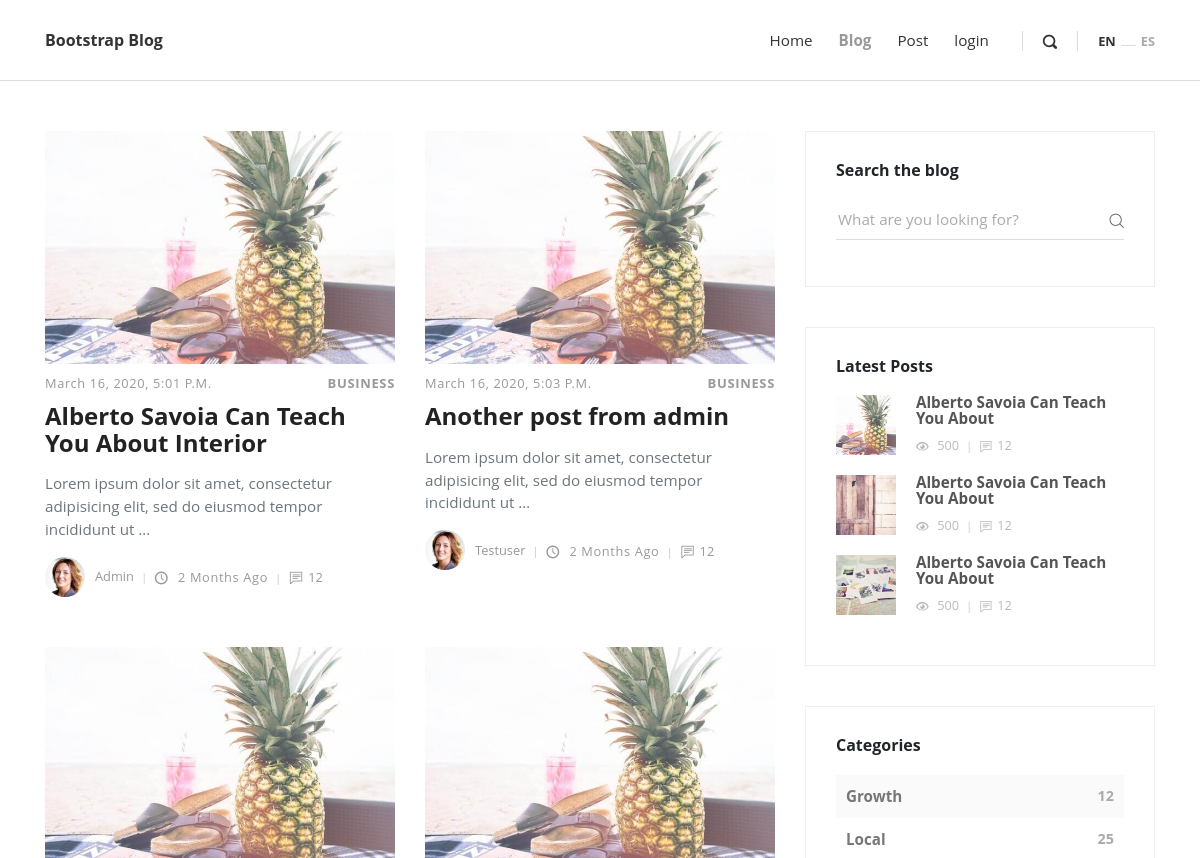
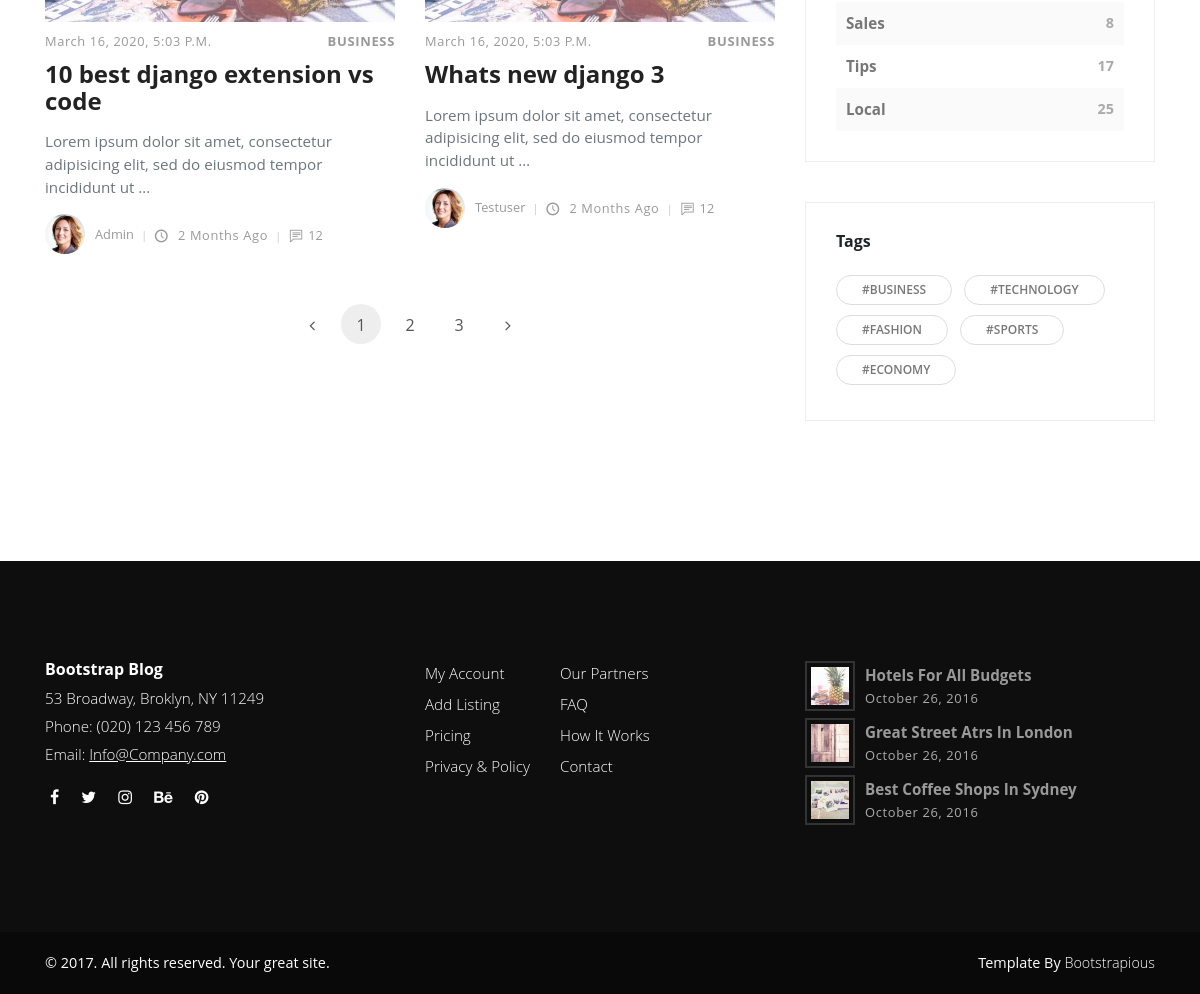
The page / on the database its author committed (2 pictures, top to bottom).
### blog/models.py (models this page shows, shortened)
class Post (models.Model):
    title = models.CharField(max_length=100)
    content = models.TextField()
    date_posted = models.DateTimeField(default=timezone.now)
    author = models.ForeignKey(User, on_delete=models.CASCADE)

### blog/views.py (the view)
# urls.py: path('', views.home, name='blog-home'),
def home(request):
    context = {
        'posts': Post.objects.all()
    }
    return render(request, 'blog/blog.html', context)

### templates/blog/blog.html
{% extends "base.html" %}
  {% load static %}
{% block content %}
   <div class="container">
      <div class="row">
        <main class="posts-listing col-lg-8">
          <div class="container">
            <div class="row">
              {% for post in posts %}
              <div class="post col-xl-6">
                <div class="post-thumbnail"><a href="post.html"><img src="{% static 'img/blog-post-1.jpeg' %}" alt="..." class="img-fluid"></a></div>
                <div class="post-details">
                  <div class="post-meta d-flex justify-content-between">
                    <div class="date meta-last">{{ post.date_posted}}</div>
                    <div class="category"><a href="#">Business</a></div>
                  </div><a href="post.html">
                    <h3 class="h4">
                        {{ post.title }}
                    </h3></a>
                  <p class="text-muted">{{post.content|truncatewords:14}}</p>
                  <footer class="post-footer d-flex align-items-center"><a href="#" class="author d-flex align-items-center flex-wrap">
                      <div class="avatar"><img src="{% static 'img/avatar-3.jpg' %}" alt="..." class="img-fluid"></div>
                      <div class="title"><span>{{ post.author }}</span></div></a>
                    <div class="date"><i class="icon-clock"></i> 2 months ago</div>
                    <div class="comments meta-last"><i class="icon-comment"></i>12</div>
                  </footer>
                </div>
              </div>
              {% endfor %}
            </div>
            <nav aria-label="Page navigation example">
              <ul class="pagination pagination-template d-flex justify-content-center">
                <li class="page-item"><a href="#" class="page-link"> <i class="fa fa-angle-left"></i></a></li>
                <li class="page-item"><a href="#" class="page-link active">1</a></li>
                <li class="page-item"><a href="#" class="page-link">2</a></li>
                <li class="page-item"><a href="#" class="page-link">3</a></li>
                <li class="page-item"><a href="#" class="page-link"> <i class="fa fa-angle-right"></i></a></li>
              </ul>
            </nav>
          </div>
        </main>
        <aside class="col-lg-4">
          <div class="widget search">
            <header>
              <h3 class="h6">Search the blog</h3>
            </header>
            <form action="#" class="search-form">
              <div class="form-group">
                <input type="search" placeholder="What are you looking for?">
                <button type="submit" class="submit"><i class="icon-search"></i></button>
              </div>
            </form>
          </div>
          <div class="widget latest-posts">
            <header>
              <h3 class="h6">Latest Posts</h3>
            </header>
            <div class="blog-posts"><a href="#">
                <div class="item d-flex align-items-center">
                  <div class="image"><img src="{% static 'img/small-thumbnail-1.jpg' %}" alt="..." class="img-fluid"></div>
                  <div class="title"><strong>Alberto Savoia Can Teach You About</strong>
                    <div class="d-flex align-items-center">
                      <div class="views"><i class="icon-eye"></i> 500</div>
                      <div class="comments"><i class="icon-comment"></i>12</div>
                    </div>
                  </div>
                </div></a><a href="#">
                <div class="item d-flex align-items-center">
                  <div class="image"><img src="{% static 'img/small-thumbnail-2.jpg' %}" alt="..." class="img-fluid"></div>
                  <div class="title"><strong>Alberto Savoia Can Teach You About</strong>
                    <div class="d-flex align-items-center">
                      <div class="views"><i class="icon-eye"></i> 500</div>
                      <div class="comments"><i class="icon-comment"></i>12</div>
                    </div>
                  </div>
                </div></a><a href="#">
                <div class="item d-flex align-items-center">
                  <div class="image"><img src="{% static 'img/small-thumbnail-3.jpg' %}" alt="..." class="img-fluid"></div>
                  <div class="title"><strong>Alberto Savoia Can Teach You About</strong>
                    <div class="d-flex align-items-center">
                      <div class="views"><i class="icon-eye"></i> 500</div>
                      <div class="comments"><i class="icon-comment"></i>12</div>
                    </div>
                  </div>
                </div></a></div>
          </div>
          <div class="widget categories">
            <header>
              <h3 class="h6">Categories</h3>
            </header>
            <div class="item d-flex justify-content-between"><a href="#">Growth</a><span>12</span></div>
            <div class="item d-flex justify-content-between"><a href="#">Local</a><span>25</span></div>
            <div class="item d-flex justify-content-between"><a href="#">Sales</a><span>8</span></div>
            <div class="item d-flex justify-content-between"><a href="#">Tips</a><span>17</span></div>
            <div class="item d-flex justify-content-between"><a href="#">Local</a><span>25</span></div>
          </div>
          <div class="widget tags">
            <header>
              <h3 class="h6">Tags</h3>
            </header>
            <ul class="list-inline">
              <li class="list-inline-item"><a href="#" class="tag">#Business</a></li>
              <li class="list-inline-item"><a href="#" class="tag">#Technology</a></li>
              <li class="list-inline-item"><a href="#" class="tag">#Fashion</a></li>
              <li class="list-inline-item"><a href="#" class="tag">#Sports</a></li>
              <li class="list-inline-item"><a href="#" class="tag">#Economy</a></li>
            </ul>
          </div>
        </aside>
      </div>
    </div>
{% endblock  %}

### templates/base.html (shortened to what this page needs)
<!DOCTYPE html>
<html>
  <head>
  {% load static %}
    <link rel="stylesheet" href={% static 'vendor/bootstrap/css/bootstrap.min.css' %}>
    <link rel="stylesheet" href={% static 'vendor/font-awesome/css/font-awesome.min.css' %}>
    <link rel="stylesheet" href={% static 'css/fontastic.css' %}>
    <link rel="stylesheet" href={% static 'vendor/@fancyapps/fancybox/jquery.fancybox.min.css' %}>
    <link rel="stylesheet" href={% static 'css/style.default.css' %} id="theme-stylesheet">
    <link rel="stylesheet" href={% static 'css/custom.css' %}>
  </head>
  <body>
    <header class="header">
      <nav class="navbar navbar-expand-lg">
        <div class="container">
          <div class="navbar-header d-flex align-items-center justify-content-between">
            <a href="index.html" class="navbar-brand">Bootstrap Blog</a>
          </div>
          <div id="navbarcollapse" class="collapse navbar-collapse">
            <ul class="navbar-nav ml-auto">
              <li class="nav-item"><a href="index.html" class="nav-link ">Home</a>
              </li>
              <li class="nav-item"><a href="blog.html" class="nav-link active ">Blog</a>
              </li>
              <li class="nav-item"><a href="post.html" class="nav-link ">Post</a>
              </li>
              {% if user.is_authenticated %}
                <li class="nav-item"><a href="{%url 'logout'%}" class="nav-link ">logout</a>
              </li>
              {% else %}
                <li class="nav-item"><a href="{%url 'logout'%}" class="nav-link ">login</a> </li>
              {% endif %}
            </ul>
            <div class="navbar-text"><a href="#" class="search-btn"><i class="icon-search-1"></i></a></div>
            <ul class="langs navbar-text"><a href="#" class="active">EN</a><span>           </span><a href="#">ES</a></ul>
          </div>
        </div>
      </nav>
    </header>
    {% block content %}
    {% endblock  %}
    <footer class="main-footer">
      <div class="container">
        <div class="row">
          <div class="col-md-4">
            <div class="logo">
              <h6 class="text-white">Bootstrap Blog</h6>
            </div>
            <div class="contact-details">
              <p>53 Broadway, Broklyn, NY 11249</p>
              <p>Phone: (020) 123 456 789</p>
              <p>Email: <a href="mailto:info@company.com">Info@Company.com</a></p>
              <ul class="social-menu">
                <li class="list-inline-item"><a href="#"><i class="fa fa-facebook"></i></a></li>
                <li class="list-inline-item"><a href="#"><i class="fa fa-twitter"></i></a></li>
                <li class="list-inline-item"><a href="#"><i class="fa fa-instagram"></i></a></li>
                <li class="list-inline-item"><a href="#"><i class="fa fa-behance"></i></a></li>
                <li class="list-inline-item"><a href="#"><i class="fa fa-pinterest"></i></a></li>
              </ul>
            </div>
          </div>
          <div class="col-md-4">
            <div class="menus d-flex">
              <ul class="list-unstyled">
                <li> <a href="#">My Account</a></li>
                <li> <a href="#">Add Listing</a></li>
                <li> <a href="#">Pricing</a></li>
                <li> <a href="#">Privacy &amp; Policy</a></li>
              </ul>
              <ul class="list-unstyled">
                <li> <a href="#">Our Partners</a></li>
                <li> <a href="#">FAQ</a></li>
                <li> <a href="#">How It Works</a></li>
                <li> <a href="#">Contact</a></li>
              </ul>
            </div>
          </div>
          <div class="col-md-4">
            <div class="latest-posts"><a href="#">
                <div class="post d-flex align-items-center">
                  <div class="image"><img src="{% static 'img/small-thumbnail-1.jpg' %}" alt="..." class="img-fluid"></div>
                  <div class="title"><strong>Hotels for all budgets</strong><span class="date last-meta">October 26, 2016</span></div>
                </div></a><a href="#">
                <div class="post d-flex align-items-center">
                  <div class="image"><img src="{% static 'img/small-thumbnail-2.jpg' %}" alt="..." class="img-fluid"></div>
                  <div class="title"><strong>Great street atrs in London</strong><span class="date last-meta">October 26, 2016</span></div>
                </div></a><a href="#">
                <div class="post d-flex align-items-center">
                  <div class="image"><img src="{% static 'img/small-thumbnail-3.jpg' %}" alt="..." class="img-fluid"></div>
                  <div class="title"><strong>Best coffee shops in Sydney</strong><span class="date last-meta">October 26, 2016</span></div>
                </div></a></div>
          </div>
        </div>
      </div>
      <div class="copyrights">
        <div class="container">
          <div class="row">
            <div class="col-md-6">
              <p>&copy; 2017. All rights reserved. Your great site.</p>
            </div>
            <div class="col-md-6 text-right">
              <p>Template By <a href="https://bootstrapious.com/p/bootstrap-carousel" class="text-white">Bootstrapious</a>
              </p>
            </div>
          </div>
        </div>
      </div>
    </footer>
  </body>
</html>

### rows shown on the page
Post: date_posted "March 16, 2020, 5:01 P.m.", title "Alberto Savoia Can Teach You About Interior", content "Lorem ipsum dolor sit amet, consectetur adipisicing elit, sed do eiusmod tempor incididunt ut …", author "Admin"
Post: date_posted "March 16, 2020, 5:03 P.m.", title "Another post from admin", content "Lorem ipsum dolor sit amet, consectetur adipisicing elit, sed do eiusmod tempor incididunt ut …", author "Testuser"
Post: date_posted "March 16, 2020, 5:03 P.m.", title "10 best django extension vs code", content "Lorem ipsum dolor sit amet, consectetur adipisicing elit, sed do eiusmod tempor incididunt ut …", author "Admin"
Post: date_posted "March 16, 2020, 5:03 P.m.", title "Whats new django 3", content "Lorem ipsum dolor sit amet, consectetur adipisicing elit, sed do eiusmod tempor incididunt ut …", author "Testuser"
